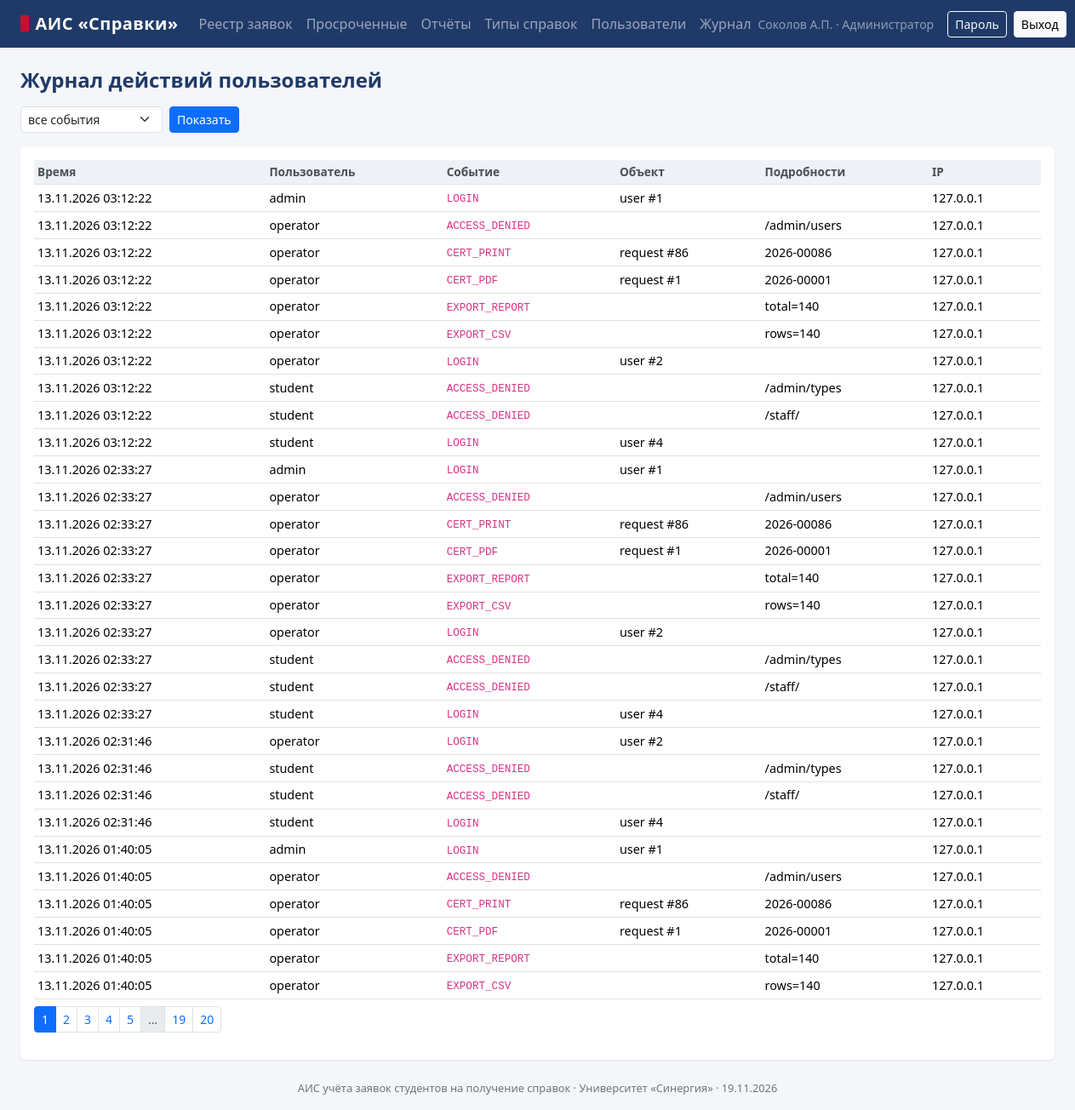
The page /admin/audit (signed in) on the database its author committed.
### app/models.py (models this page shows, shortened)
class User(db.Model):
    __tablename__ = "users"
    id = db.Column(db.Integer, primary_key=True)
    login = db.Column(db.String(40), unique=True, nullable=False, index=True)
    password_hash = db.Column(db.String(255), nullable=False)
    full_name = db.Column(db.String(120), nullable=False)
    email = db.Column(db.String(120))
    role_id = db.Column(db.Integer, db.ForeignKey("roles.id"), nullable=False)
    is_active = db.Column(db.Boolean, default=True, nullable=False)
    failed_logins = db.Column(db.Integer, default=0, nullable=False)
    locked_until = db.Column(db.DateTime)
    created_at = db.Column(db.DateTime, default=datetime.now, nullable=False)
    last_login_at = db.Column(db.DateTime)
    role = db.relationship("Role")
    student = db.relationship("Student", back_populates="user", uselist=False)
    @property
    def role_code(self):
        return self.role.code
    @property
    def short_name(self):
        parts = self.full_name.split()
        return parts[0] + " " + "".join(p[0] + "." for p in parts[1:3])

class Role(db.Model):
    __tablename__ = "roles"
    id = db.Column(db.Integer, primary_key=True)
    code = db.Column(db.String(10), unique=True, nullable=False)
    name = db.Column(db.String(60), nullable=False)

class AuditLog(db.Model):
    __tablename__ = "audit_log"
    id = db.Column(db.Integer, primary_key=True)
    user_id = db.Column(db.Integer, db.ForeignKey("users.id"))
    action = db.Column(db.String(40), nullable=False, index=True)
    entity = db.Column(db.String(30))
    entity_id = db.Column(db.Integer)
    details = db.Column(db.String(AUDIT_DETAILS_LEN))
    ip = db.Column(db.String(45))
    created_at = db.Column(db.DateTime, default=datetime.now, nullable=False)
    user = db.relationship("User")

### app/views/admin.py (the view)
@bp.route("/audit")
@role_required(ROLE_ADMIN)
def audit_log():
    page = request.args.get("page", 1, type=int)
    action = request.args.get("action", "")
    q = AuditLog.query
    if action:
        q = q.filter(AuditLog.action == action)
    pager = q.order_by(AuditLog.created_at.desc(), AuditLog.id.desc()).paginate(
        page=page, per_page=30, error_out=False)
    actions = [a[0] for a in db.session.query(AuditLog.action).distinct()
               .order_by(AuditLog.action)]
    return render_template("admin/audit.html", pager=pager, actions=actions,
                           action=action)

### app/__init__.py (called while the page is built)
def register_template_helpers(app):
    @app.context_processor
    def inject_globals():
        return {"today": date.today(), "DELIVERY": DELIVERY,
                "channels": CHANNELS, "VYZ_BASIS": VYZ_BASIS,
                "org_name": app.config["ORG_NAME"]}
    @app.template_filter("dt")
    def fmt_dt(value, fmt="%d.%m.%Y %H:%M"):
        return value.strftime(fmt) if value else "—"
    @app.template_filter("num")
    def fmt_num(value):
        """Десятичная запятая для отображения дробных показателей."""
        return "—" if value is None else str(value).replace(".", ",")

### app/security.py (called while the page is built)
def load_current_user():
    uid = session.get("uid")
    g.user = db.session.get(User, uid) if uid else None
    if g.user is not None and not g.user.is_active:
        session.clear()
        g.user = None

def login_required(view):
    @wraps(view)
    def wrapped(*args, **kwargs):
        if g.get("user") is None:
            flash("Войдите в систему", "warning")
            return redirect(url_for("auth.login", next=request.path))
        return view(*args, **kwargs)
    return wrapped

def role_required(*roles):
    def decorator(view):
        @wraps(view)
        @login_required
        def wrapped(*args, **kwargs):
            if g.user.role_code not in roles:
                audit("ACCESS_DENIED", details=request.path)
                db.session.commit()
                abort(403)
            return view(*args, **kwargs)
        return wrapped
    return decorator

def set_security_headers(response):
    response.headers.setdefault("X-Frame-Options", "DENY")
    response.headers.setdefault("X-Content-Type-Options", "nosniff")
    response.headers.setdefault("Referrer-Policy", "same-origin")
    response.headers.setdefault(
        "Content-Security-Policy",
        "default-src 'self'; img-src 'self' data:; style-src 'self' 'unsafe-inline'; "
        "script-src 'self'")
    return response

### app/templates/admin/audit.html (shortened to what this page needs)
{% extends "base.html" %}{% from "_macros.html" import pager_nav %}
{% block content %}
<h1 class="h4 page-title mb-3">Журнал действий пользователей</h1>
<form class="mb-3 d-flex gap-2" method="get"><select class="form-select form-select-sm w-auto" name="action"><option value="">все события</option>
{% for a in actions %}<option {{ 'selected' if a == action }}>{{ a }}</option>{% endfor %}</select><button class="btn btn-primary btn-sm">Показать</button></form>
<div class="card"><div class="card-body">
<table class="table table-sm mb-2"><thead><tr><th>Время</th><th>Пользователь</th><th>Событие</th><th>Объект</th><th>Подробности</th><th>IP</th></tr></thead>
{% for e in pager.items %}<tr><td>{{ e.created_at|dt('%d.%m.%Y %H:%M:%S') }}</td><td>{{ e.user.login if e.user else '—' }}</td><td><code>{{ e.action }}</code></td>
<td>{{ e.entity or '' }}{% if e.entity_id %} #{{ e.entity_id }}{% endif %}</td><td class="small">{{ e.details }}</td><td class="small">{{ e.ip or '' }}</td></tr>{% endfor %}
</table>
{{ pager_nav(pager, 'admin.audit_log', {'action': action} if action else {}) }}
</div></div>
{% endblock %}

### app/templates/base.html (shortened to what this page needs)
<!doctype html>
<html lang="ru">
<head>
  <link rel="stylesheet" href="{{ url_for('static', filename='css/bootstrap.min.css') }}">
  <link rel="stylesheet" href="{{ url_for('static', filename='css/app.css') }}">
</head>
<body>
{% if g.user %}
<nav class="navbar navbar-expand-lg navbar-dark navbar-ais no-print">
  <div class="container-fluid px-4">
    <a class="navbar-brand" href="{{ url_for('index') }}"><span class="mark"></span>АИС «Справки»</a>
    <div class="collapse navbar-collapse" id="nav">
      <ul class="navbar-nav me-auto">
        {% if g.user.role_code == 'STUDENT' %}
        <li class="nav-item"><a class="nav-link" href="{{ url_for('student.dashboard') }}">Кабинет</a></li>
        <li class="nav-item"><a class="nav-link" href="{{ url_for('student.new_request') }}">Заказать справку</a></li>
        <li class="nav-item"><a class="nav-link" href="{{ url_for('student.my_requests') }}">Мои заявки</a></li>
        {% else %}
        <li class="nav-item"><a class="nav-link" href="{{ url_for('staff.registry') }}">Реестр заявок</a></li>
        <li class="nav-item"><a class="nav-link" href="{{ url_for('staff.registry', overdue=1) }}">Просроченные</a></li>
        <li class="nav-item"><a class="nav-link" href="{{ url_for('staff.reports') }}">Отчёты</a></li>
        {% endif %}
        {% if g.user.role_code == 'ADMIN' %}
        <li class="nav-item"><a class="nav-link" href="{{ url_for('admin.types') }}">Типы справок</a></li>
        <li class="nav-item"><a class="nav-link" href="{{ url_for('admin.users') }}">Пользователи</a></li>
        <li class="nav-item"><a class="nav-link" href="{{ url_for('admin.audit_log') }}">Журнал</a></li>
        {% endif %}
      </ul>
      <span class="navbar-text text-white-50 me-3 small text-nowrap">{{ g.user.short_name }} · {{ g.user.role.name }}</span>
      <a class="btn btn-sm btn-outline-light me-2" href="{{ url_for('auth.password') }}">Пароль</a>
      <form method="post" action="{{ url_for('auth.logout') }}" class="d-inline">
        <button class="btn btn-sm btn-light">Выход</button>
      </form>
    </div>
  </div>
</nav>
{% endif %}
<main class="container-fluid px-4 py-4">
  {% block content %}{% endblock %}
</main>
<footer class="footer text-center pb-3 no-print">АИС учёта заявок студентов на получение справок · {{ org_name }} · {{ today.strftime('%d.%m.%Y') }}</footer>
</body>
</html>

### app/static/css/app.css (style rules this page uses)
:root { --ais-brand: #1f3a68; --ais-accent: #c8102e; }
body { background: #f4f6f9; }
.navbar-ais { background: var(--ais-brand); }
.navbar-ais .nav-link { white-space: nowrap; }
.navbar-ais .navbar-brand { font-weight: 600; letter-spacing: .02em; }
.navbar-ais .navbar-brand .mark { display:inline-block; width:.6rem; height:1.2rem; background: var(--ais-accent); margin-right:.5rem; vertical-align:-.15rem; }
.page-title { font-weight: 600; color: var(--ais-brand); }
.card { border: 0; box-shadow: 0 1px 2px rgba(0,0,0,.08); }
.table thead th { font-size: .85rem; color: #495057; background: #eef1f6; }
.table td { font-size: .9rem; vertical-align: middle; }
.footer { font-size: .8rem; color: #6c757d; }

### rows shown on the page
User: user.short_name "Соколов А.П."
Role: user.role.name "Администратор"
AuditLog: created_at|dt "13.11.2026 03:12:22", user "admin", action "LOGIN", entity "user", entity_id "1", ip "127.0.0.1"
AuditLog: created_at|dt "13.11.2026 03:12:22", user "operator", action "ACCESS_DENIED", details "/admin/users", ip "127.0.0.1"
AuditLog: created_at|dt "13.11.2026 03:12:22", user "operator", action "CERT_PRINT", entity "request", entity_id "86", details "2026-00086", ip "127.0.0.1"
AuditLog: created_at|dt "13.11.2026 03:12:22", user "operator", action "CERT_PDF", entity "request", entity_id "1", details "2026-00001", ip "127.0.0.1"
AuditLog: created_at|dt "13.11.2026 03:12:22", user "operator", action "EXPORT_REPORT", details "total=140", ip "127.0.0.1"
AuditLog: created_at|dt "13.11.2026 03:12:22", user "operator", action "EXPORT_CSV", details "rows=140", ip "127.0.0.1"
AuditLog: created_at|dt "13.11.2026 03:12:22", user "operator", action "LOGIN", entity "user", entity_id "2", ip "127.0.0.1"
AuditLog: created_at|dt "13.11.2026 03:12:22", user "student", action "ACCESS_DENIED", details "/admin/types", ip "127.0.0.1"
AuditLog: created_at|dt "13.11.2026 03:12:22", user "student", action "ACCESS_DENIED", details "/staff/", ip "127.0.0.1"
AuditLog: created_at|dt "13.11.2026 03:12:22", user "student", action "LOGIN", entity "user", entity_id "4", ip "127.0.0.1"
AuditLog: created_at|dt "13.11.2026 02:33:27", user "admin", action "LOGIN", entity "user", entity_id "1", ip "127.0.0.1"
AuditLog: created_at|dt "13.11.2026 02:33:27", user "operator", action "ACCESS_DENIED", details "/admin/users", ip "127.0.0.1"
AuditLog: created_at|dt "13.11.2026 02:33:27", user "operator", action "CERT_PRINT", entity "request", entity_id "86", details "2026-00086", ip "127.0.0.1"
AuditLog: created_at|dt "13.11.2026 02:33:27", user "operator", action "CERT_PDF", entity "request", entity_id "1", details "2026-00001", ip "127.0.0.1"
AuditLog: created_at|dt "13.11.2026 02:33:27", user "operator", action "EXPORT_REPORT", details "total=140", ip "127.0.0.1"
AuditLog: created_at|dt "13.11.2026 02:33:27", user "operator", action "EXPORT_CSV", details "rows=140", ip "127.0.0.1"
AuditLog: created_at|dt "13.11.2026 02:33:27", user "operator", action "LOGIN", entity "user", entity_id "2", ip "127.0.0.1"
AuditLog: created_at|dt "13.11.2026 02:33:27", user "student", action "ACCESS_DENIED", details "/admin/types", ip "127.0.0.1"
AuditLog: created_at|dt "13.11.2026 02:33:27", user "student", action "ACCESS_DENIED", details "/staff/", ip "127.0.0.1"
AuditLog: created_at|dt "13.11.2026 02:33:27", user "student", action "LOGIN", entity "user", entity_id "4", ip "127.0.0.1"
AuditLog: created_at|dt "13.11.2026 02:31:46", user "operator", action "LOGIN", entity "user", entity_id "2", ip "127.0.0.1"
AuditLog: created_at|dt "13.11.2026 02:31:46", user "student", action "ACCESS_DENIED", details "/admin/types", ip "127.0.0.1"
AuditLog: created_at|dt "13.11.2026 02:31:46", user "student", action "ACCESS_DENIED", details "/staff/", ip "127.0.0.1"
AuditLog: created_at|dt "13.11.2026 02:31:46", user "student", action "LOGIN", entity "user", entity_id "4", ip "127.0.0.1"
AuditLog: created_at|dt "13.11.2026 01:40:05", user "admin", action "LOGIN", entity "user", entity_id "1", ip "127.0.0.1"
AuditLog: created_at|dt "13.11.2026 01:40:05", user "operator", action "ACCESS_DENIED", details "/admin/users", ip "127.0.0.1"
AuditLog: created_at|dt "13.11.2026 01:40:05", user "operator", action "CERT_PRINT", entity "request", entity_id "86", details "2026-00086", ip "127.0.0.1"
AuditLog: created_at|dt "13.11.2026 01:40:05", user "operator", action "CERT_PDF", entity "request", entity_id "1", details "2026-00001", ip "127.0.0.1"
AuditLog: created_at|dt "13.11.2026 01:40:05", user "operator", action "EXPORT_REPORT", details "total=140", ip "127.0.0.1"
AuditLog: created_at|dt "13.11.2026 01:40:05", user "operator", action "EXPORT_CSV", details "rows=140", ip "127.0.0.1"

### other values the page prints
{{ p }} "1" "2" "3" "4" "5" "19" "20"
{{ org_name }} "Университет «Синергия»"
